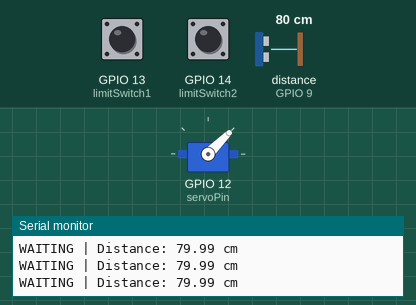
This sketch was run on a simulated ESP32-S3. Parts: servo, the last lines printed to the serial monitor. Wiring (inferred from the names in the program): ultrasonic range finder: trigger GPIO 10; echo GPIO 9. The inputs (shaded band) are chosen by the test bench; at power-on: distance to the obstacle (sensor on GPIO 9) 80 cm, GPIO 13 (limitSwitch1) HIGH, GPIO 14 (limitSwitch2) HIGH. The echo pulse lasts 58.3 µs per cm.

Above: at 2.2 s.
2.3 s: distance to the obstacle (sensor on GPIO 9) set to 6 cm
3.8 s: distance to the obstacle (sensor on GPIO 9) set to 3 cm
At 4.41 s:
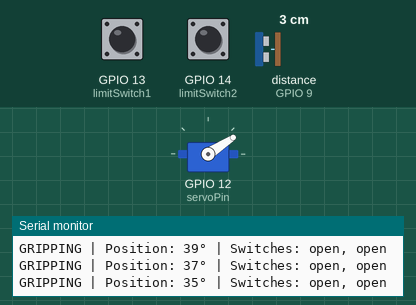
At 7.2 s:
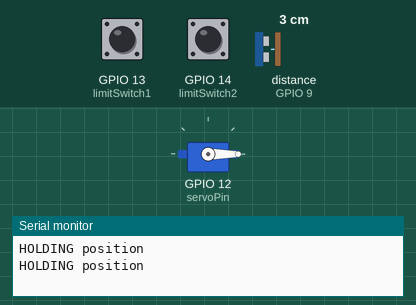
Timing chart, 0 to 8.7 s (numbered marks = the images above; inputs shaded):
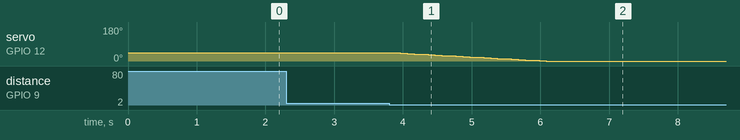

The sketch:

20kg_Servo_Motor_Test_Code.ino
```cpp
#include <ESP32Servo.h>
Servo myservo;
const int trigPin = 10;
const int echoPin = 9;
const int servoPin = 12;
// TODO: Set your limit switch pins here
const int limitSwitch1 = 13;  // Replace with your GPIO pin
const int limitSwitch2 = 14;  // Replace with your GPIO pin
float duration, distance;
// Servo positions
int servoClosed = 45;       // Changed to 45 degrees
int servoOpen = 0;      // Starting position
int currentPosition = 0;
// State machine
enum State {
  WAITING,           // Waiting for object detection
  GRIPPING,          // Slowly moving to 45° (gripping)
  HOLDING            // Holding after grip detected
};
State currentState = WAITING;
void setup() {
  // Timer allocation
  ESP32PWM::allocateTimer(0);
  ESP32PWM::allocateTimer(1);
  ESP32PWM::allocateTimer(2);
  ESP32PWM::allocateTimer(3);

  myservo.setPeriodHertz(50);
  myservo.attach(servoPin, 500, 2500);
  myservo.write(servoClosed); // start at 0°
  currentPosition = servoClosed;

  pinMode(trigPin, OUTPUT);
  pinMode(echoPin, INPUT);
  pinMode(limitSwitch1, INPUT_PULLUP);  // Use internal pullup
  pinMode(limitSwitch2, INPUT_PULLUP);  // Use internal pullup

  Serial.begin(115200);
  delay(1000);
  Serial.println("ESP32-S3 Gripper Control Started");
  Serial.println("Servo at 0° - Ready");
}
void loop() {
  // ----- Read ultrasonic sensor -----
  digitalWrite(trigPin, LOW);
  delayMicroseconds(2);
  digitalWrite(trigPin, HIGH);
  delayMicroseconds(10);
  digitalWrite(trigPin, LOW);

  duration = pulseIn(echoPin, HIGH, 25000);
  distance = (duration * 0.0343) / 2;

  // ----- Read limit switches (both should be LOW/0V when gripping) -----
  bool switch1Pressed = (digitalRead(limitSwitch1) == LOW);
  bool switch2Pressed = (digitalRead(limitSwitch2) == LOW);
  bool bothPressed = switch1Pressed && switch2Pressed;

  // ----- State Machine -----
  switch(currentState) {

    case WAITING:
      Serial.print("WAITING | Distance: ");
      Serial.print(distance);
      Serial.println(" cm");

      if (distance > 0 && distance <= 5) {
        Serial.println(">>> Object detected! Starting grip...");
        currentState = GRIPPING;
      }
      break;

    case GRIPPING:
      Serial.print("GRIPPING | Position: ");
      Serial.print(currentPosition);
      Serial.print("° | Switches: ");
      Serial.print(switch1Pressed ? "PRESSED" : "open");
      Serial.print(", ");
      Serial.println(switch2Pressed ? "PRESSED" : "open");

      // Check if both limit switches are pressed (0V detected)
      if (bothPressed) {
        Serial.println(">>> GRIP COMPLETE! Holding position at ");
        Serial.print(currentPosition);
        Serial.println("°");
        currentState = HOLDING;
      } else if (currentPosition > servoOpen) {
        // Slowly grip (increase angle by 2 degrees each step)
        currentPosition -= 2;
        myservo.write(currentPosition);
        delay(50);  // Adjust this for gripping speed (higher = slower)
      } else {
        // Reached 45° without detecting grip
        Serial.println(">>> Reached 45° without grip detection - HOLDING");
        currentState = HOLDING;
      }
      break;

    case HOLDING:
      Serial.println("HOLDING position");
      // Hold current position indefinitely
      // (Add your release condition here if needed)
      delay(500);
      break;
  }

  delay(50);
}
```

Measured:
- the behaviour switches between 5 and 4 cm on distance to the obstacle (sensor on GPIO 9) (found by bisection; images 0 and 1)
- after the input at 3.8 s, servo on GPIO 12 (servoPin): moves from 45° to 0° over 2.2 s, starting after 0.06 s
